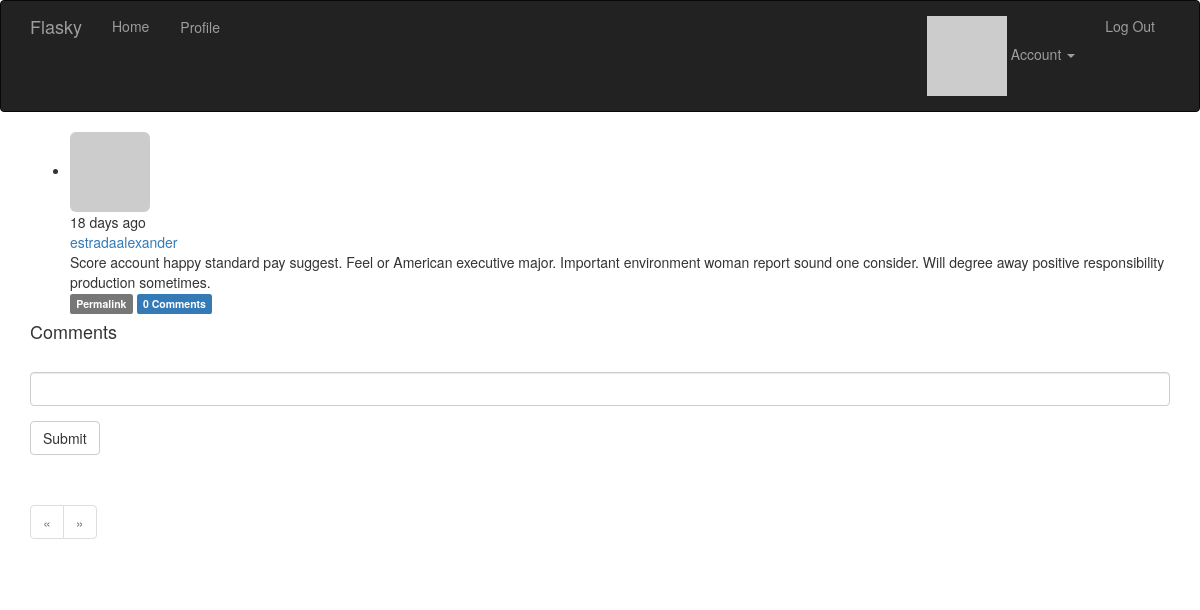
Page /post/2 (signed in) on the committed database.
### app/models.py (models this page shows, shortened)
class Post(db.Model):
    __tablename__ = 'posts'
    id = db.Column(db.Integer, primary_key=True)
    body = db.Column(db.Text)
    body_html = db.Column(db.Text)
    timestamp = db.Column(db.DateTime, index=True, default=datetime.utcnow)
    author_id = db.Column(db.Integer, db.ForeignKey('users.id'))
    comments = db.relationship('Comment', backref='post', lazy='dynamic')

class User(UserMixin, db.Model):
    __tablename__ = 'users'
    id = db.Column(db.Integer, primary_key=True)
    email = db.Column(db.String(64), unique=True, index=True)
    username = db.Column(db.String(64), unique=True, index=True)
    role_id = db.Column(db.Integer, db.ForeignKey('roles.id'))
    password_hash = db.Column(db.String(128))
    confirmed = db.Column(db.Boolean, default=False)
    name = db.Column(db.String(64))
    location = db.Column(db.String(64))
    about_me = db.Column(db.Text())
    member_since = db.Column(db.DateTime(), default=datetime.utcnow)
    last_seen = db.Column(db.DateTime(), default=datetime.utcnow)
    avatar_hash = db.Column(db.String(32))
    posts = db.relationship('Post', backref='author', lazy='dynamic')
    followed = db.relationship('Follow',
                               foreign_keys=[Follow.follower_id],
                               backref=db.backref('follower', lazy='joined'),
                               lazy='dynamic',
                               cascade='all, delete-orphan')
    followers = db.relationship('Follow',
                                foreign_keys=[Follow.followed_id],
                                backref=db.backref('followed', lazy='joined'),
                                lazy='dynamic',
                                cascade='all, delete-orphan')
    comments = db.relationship('Comment', backref='author', lazy='dynamic')
    @property
    def password(self):
        raise AttributeError('password is not a readable attribute')
    def can(self, perm):
        return self.role is not None and self.role.has_permission(perm)
    def is_administrator(self):
        return self.can(Permission.ADMIN)
    def gravatar_hash(self):
        return hashlib.md5(self.email.lower().encode('utf-8')).hexdigest()
    def gravatar(self, size=100, default='identicon', rating='g'):
        url = 'https://secure.gravatar.com/avatar'
        hash = self.avatar_hash or self.gravatar_hash()
        return '{url}/{hash}?s={size}&d={default}&r={rating}'.format(
            url=url, hash=hash, size=size, default=default, rating=rating)

### app/main/views.py (the view, shortened to what this page needs)
@main.route('/post/<int:id>')
def post(id):
    post = Post.query.get_or_404(id)
    form = CommentForm()
    page = request.args.get('page', 1, type=int)
    if page == -1:
        page = (post.comments.count() - 1) // \
            current_app.config['FLASKY_COMMENTS_PER_PAGE'] + 1
    pagination = post.comments.order_by(Comment.timestamp.asc()).paginate(
        page=page, per_page=current_app.config['FLASKY_COMMENTS_PER_PAGE'],
        error_out=False)
    comments = pagination.items
    return render_template('post.html', posts=[post], form=form,
        comments=comments, pagination=pagination)

### app/main/forms.py
class CommentForm(FlaskForm):
    body = StringField('', validators=[DataRequired()])
    submit = SubmitField('Submit')

### app/auth/views.py (called while the page is built)
@auth.before_app_request
def before_request():
    if current_user.is_authenticated \
    and not current_user.confirmed \
    and request.blueprint != 'auth' \
    and request.endpoint != 'static':
        return redirect(url_for('auth.unconfirmed'))

### app/main/__init__.py (called while the page is built)
@main.app_context_processor
def inject_permissions():
    return dict(Permission=Permission)

### app/models.py (called while the page is built)
@login_manager.user_loader
def load_user(user_id):
    return User.query.get(int(user_id))

    def has_permission(self, perm):
        return self.permissions & perm == perm

### app/templates/post.html (shortened to what this page needs)
{% extends "base.html" %}
{% import "bootstrap/wtf.html" as wtf %}
{% import "_macros.html" as macros %}
{% block page_content %}
{% include '_posts.html' %}
<h4 id="comments">Comments</h4>
{% if current_user.can(Permission.COMMENT) %}
<div class="comment-form">
    {{ wtf.quick_form(form) }}
</div>
{% endif %}
{% if pagination %}
<div class="pagination">
    {{ macros.pagination_widget(pagination, '.post', fragment='#comments', id=posts[0].id) }}
</div>
{% endif %}
{% endblock %}

### app/templates/_posts.html (shortened to what this page needs)
<ul class="posts">
    {% for post in posts %}
    <li class="post">
        <div class="post-thumbnail">
            <a href="{{ url_for('.user', username=post.author.username) }}">
                <img class="img-rounded profile-thumbnail" src="{{ post.author.gravatar(size=40) }}">
            </a>
        </div>
        <div class="post-content">
            <div class="post-date">{{ moment(post.timestamp).fromNow() }}</div>
            <div class="post-author"><a href="{{ url_for('.user', username=post.author.username) }}">{{ post.author.username }}</a></div>
            <div class="post-body">
                {% if post.body_html %}
                    {{ post.body_html | safe }}
                {% else %}
                    {{ post.body }}
                {% endif %}
            </div>
            <div class="post-footer">
                <a href="{{ url_for('.post', id=post.id) }}">
                    <span class="label label-default">Permalink</span>
                </a>
                <a href="{{ url_for('.post', id=post.id) }}#comments">
                    <span class="label label-primary">{{ post.comments.count() }} Comments</span>
                </a>
            </div>
        </div>
    </li>
    {% endfor %}
</ul>

### rows in the picture
Post: timestamp "18 days ago", author.username "estradaalexander", body "Score account happy standard pay suggest. Feel or American executive major. Important environment woman report sound one consider. Will degree away positive responsibility production sometimes.", comments.count "0"
